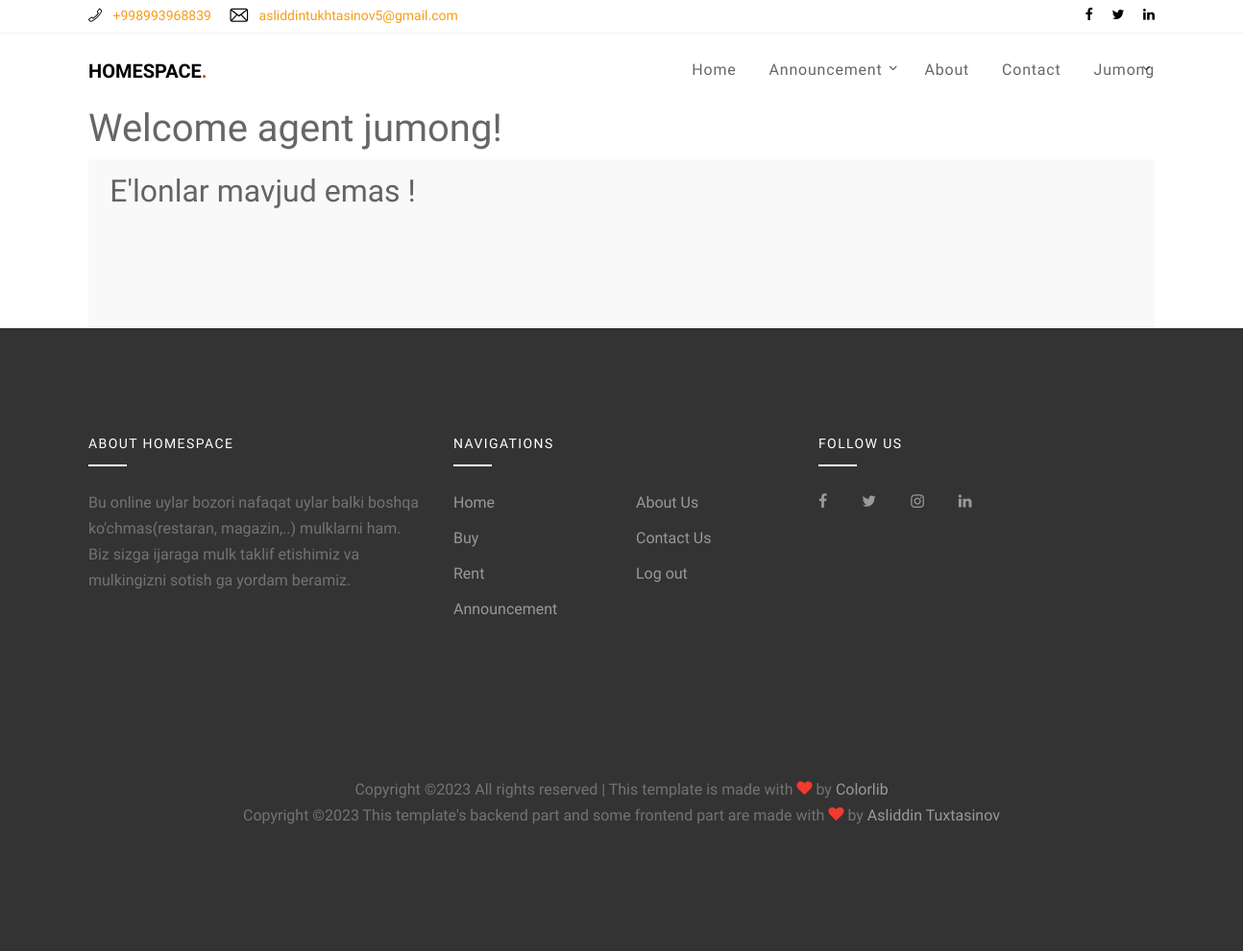
The page /user/announcment-to-be-published/ (signed in) on the database as committed earlier.
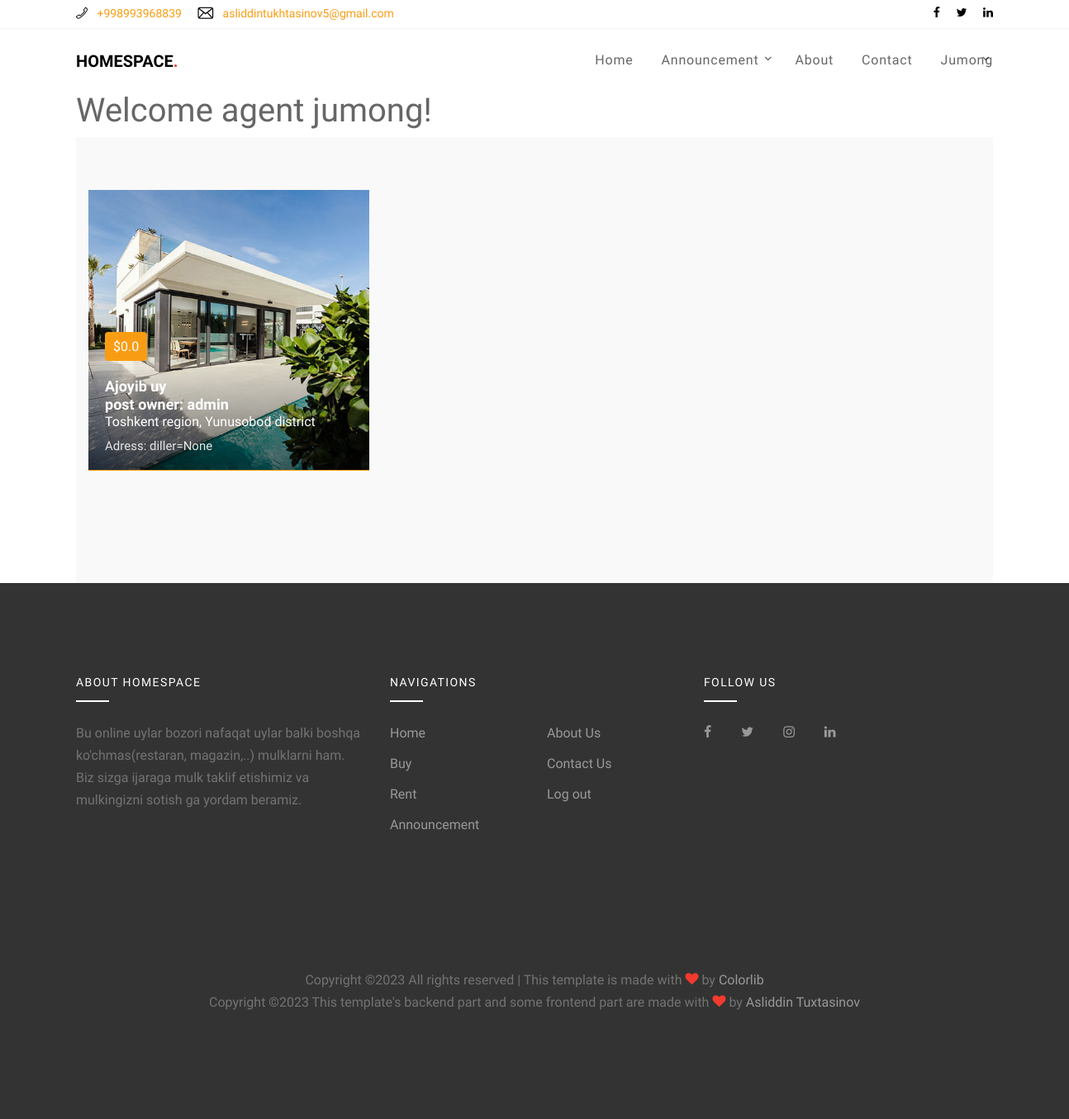
The same page on the database as committed later.
### authusers/models.py (models this page shows)
class CustomUser(AbstractUser):
    email = models.EmailField(
        'email address', unique=True,
        error_messages={
            'unique': "A user with that email already exists.",},)
    is_agent = models.BooleanField('agent',default=False,help_text=('is agent?'),)
    create_date = models.DateTimeField(auto_now_add=True)

### announcement/models.py (models this page shows, shortened)
class Posts(models.Model):
    resturant = 'resturant';
    market = 'market';
    float = 'float';
    yard = 'yard'
    type = [(resturant, 'resturant'), (market, 'market'), (float, 'float'), (yard, 'yard')]
    sale = 'buy';
    rent = 'rent'
    type_status = [(sale, 'Buy'), (rent, 'Rent')]
    title = models.CharField(max_length=255, unique=True)
    home_type = models.CharField(max_length=20, choices=type, default=type[2][0])
    type = models.CharField(max_length=20, choices=type_status, default=type_status[0][0])
    price = models.FloatField('price ($)', default=0, blank=True, validators=[MinValueValidator(0)])
    year_build = models.PositiveIntegerField(default=0, blank=True, validators=[MinValueValidator(0)])
    more_info = models.TextField('more info', default="more info ...")
    area = models.FloatField('area (m.kv)', default=1)
    picture = models.ImageField(
        upload_to=f"announcement/%Y/%m/%d/announcement")
    picture2 = models.ImageField(
        upload_to=f"announcement/%Y/%m/%d/announcement")
    picture3 = models.ImageField(
        upload_to=f"announcement/%Y/%m/%d/announcement")
    beds = models.PositiveIntegerField(
        'badroom', validators=[MinValueValidator(1), MaxValueValidator(5)], default=1)
    baths = models.PositiveIntegerField(
        'batheroom', validators=[MinValueValidator(1), MaxValueValidator(5)], default=1)
    garages = models.PositiveIntegerField(
        'garages', validators=[MinValueValidator(0), MaxValueValidator(5)], default=1)
    tel_num = models.CharField("telefon number:", max_length=40, default="+998")
    region = models.ForeignKey(Regions, on_delete=models.CASCADE)
    district = models.ForeignKey(Districts, on_delete=models.CASCADE)
    adress = models.CharField(max_length=255, null=True)
    diller = models.ForeignKey(Agents, on_delete=models.SET_NULL, null=True)
    created_at = models.DateTimeField(auto_now_add=True)
    slug = models.SlugField(max_length=255, db_index=True, blank=True)
    owner = models.ForeignKey(User, on_delete=models.CASCADE)
    is_publish = models.BooleanField(default=False)
    is_send_mail = models.BooleanField(default=False)
    def get_absolute_url(self):
        kwargs = {'slug': self.slug}
        return reverse('post-detail', kwargs=kwargs)
    class Meta:
        ordering = ['-created_at']
        verbose_name_plural = 'Posts'
        verbose_name = 'Post'

class Regions(models.Model):
    region = models.CharField(max_length=150, unique=True)
    def __str__(self):
        return self.region
    class Meta:
        verbose_name_plural = 'Regions'
        verbose_name = 'Region'

class Districts(models.Model):
    region = models.ForeignKey(Regions, on_delete=models.CASCADE)
    district = models.CharField(max_length=150)
    def __str__(self):
        return self.district
    class Meta:
        verbose_name_plural = 'Districts'
        verbose_name = 'District'

### authusers/views.py (the view)
# urls.py: path('announcment-to-be-published/', AnnouncmentToBePublishedView.as_view(), name='announcment_to_be_published'),
class AnnouncmentToBePublishedView(LoginRequiredMixin,ListView):
    model = Posts
    context_object_name = 'posts'
    template_name = 'profilePage/anouncment_for_admin.html'
    paginate_by = 4
    def get_queryset(self):
        client = self.request.user
        if client.is_authenticated:
            try:
                diller=Agents.objects.get(agent=client)
                queryset = self.model._default_manager.filter(diller=diller,is_publish=False)
            except:
                queryset = self.model._default_manager.none()
            return queryset
        return None

### templates/profilePage/anouncment_for_admin.html (shortened to what this page needs)
{% extends 'base.html' %}
{% load static %}
{% block content %}
<div class="container">
    {% if user.is_authenticated %}
        <div class="content-header">
            {% if user.is_agent %}
                <h1>Welcome agent {{user.username}}!</h1>
                <div class="site-section site-section-sm bg-light">
                    <div class="container">
                        {% include 'posts.html' %}
                    </div>
                </div>
            {% endif %}
        </div>
    {% else %}
        <h1>You are not login</h1>
    {% endif %}
</div>
{% endblock %}

### templates/base.html (shortened to what this page needs)
{% load static %}
{% load active_link_tags %}
{% url 'main:index' as index %}
<!DOCTYPE html>
<html lang="en">
  <head>
    <link rel="stylesheet" href="{% static 'fonts/icomoon/style.css' %}">
    <link rel="stylesheet" href="{% static 'css/bootstrap.min.css' %}">
    <link rel="stylesheet" href="{% static 'css/magnific-popup.css' %}">
    <link rel="stylesheet" href="{% static 'css/jquery-ui.css' %}">
    <link rel="stylesheet" href="{% static 'css/owl.carousel.min.css' %}">
    <link rel="stylesheet" href="{% static 'css/owl.theme.default.min.css' %}">
    <link rel="stylesheet" href="{% static 'css/bootstrap-datepicker.css' %}">
    <link rel="stylesheet" href="{% static 'css/mediaelementplayer.css' %}">
    <link rel="stylesheet" href="{% static 'css/animate.css' %}">
    <link rel="stylesheet" href="{% static 'fonts/flaticon/font/flaticon.css' %}">
    <link rel="stylesheet" href="{% static 'css/fl-bigmug-line.css' %}">
    <link rel="stylesheet" href="{% static 'css/aos.css' %}">
    <link rel="stylesheet" href="{% static 'css/style.css' %}">
  </head>
  <body>
  <div class="site-wrap">
    <div class="border-bottom bg-white top-bar">
      <div class="container">
        <div class="row align-items-center">
          <div class="col-6 col-md-6">
            <p class="mb-0">
              <a href="tel:+998993968839" class="mr-3"><span class="text-black fl-bigmug-line-phone351"></span> <span class="d-none d-md-inline-block ml-2">+998993968839</span></a>
              <a href="mailto:asliddintukhtasinov5@gmail.com"><span class="text-black fl-bigmug-line-email64"></span> <span class="d-none d-md-inline-block ml-2">asliddintukhtasinov5@gmail.com</span></a>
            </p>
          </div>
          <div class="col-6 col-md-6 text-right">
            <a href="https://t.me/Asliddindev" class="mr-3"><span class="text-black icon-facebook"></span></a>
            <a href="https://t.me/Asliddindev" class="mr-3"><span class="text-black icon-twitter"></span></a>
            <a href="https://t.me/Asliddindev" class="mr-0"><span class="text-black icon-linkedin"></span></a>
          </div>
        </div>
      </div>
    </div>
    <div class="site-navbar">
        <div class="container py-1">
          <div class="row align-items-center">
            <div class="col-8 col-md-8 col-lg-4">
              <h1 class=""><a href="\" class="h5 text-uppercase text-black"><strong>HomeSpace<span class="text-danger">.</span></strong></a></h1>
            </div>
            <div class="col-4 col-md-4 col-lg-8">
              <nav class="site-navigation text-right text-md-right" role="navigation">
                <ul class="site-menu js-clone-nav d-none d-lg-block">
                  <li class="{% if index == request.path %}active{% endif %}">
                    <a href="{% url 'main:index' %}">Home</a>
                  </li>
                  <li class="has-children {% active_link 'main:announcement' %}">
                    <a href="{% url 'main:announcement' %}">Announcement</a>
                  </li>
                  <li class="{% active_link 'main:about' %}"><a href="{% url 'main:about' %}">About</a></li>
                  <li class="{% active_link 'main:contact' %}"><a href="{% url 'main:contact' %}">Contact</a></li>
                  {% if user.is_authenticated %}
                    <li class="has-children {% active_link 'user_page' %}">
                      <a href="{% url 'user_page' %}">{{ user.username|title }}</a>
                    </li>
                  {% else %}
                    <li class="{% active_link 'login' %}"><a href="{% url 'login' %}">Log in</a></li>
                    <li class="{% active_link 'signup' %}"><a href="{% url 'signup' %}">Sign Up</a></li>
                  {% endif %}
                </ul>
              </nav>
            </div>
          </div>
        </div>
    </div>
  </div>
  {% block content %}
  {% endblock %}
    <footer class="site-footer">
      <div class="container">
        <div class="row">
          <div class="col-lg-4">
            <div class="mb-5">
              <h3 class="footer-heading mb-4">About HomeSpace</h3>
              <p>Bu online uylar bozori nafaqat uylar balki boshqa ko'chmas(restaran, magazin,..) mulklarni ham. Biz sizga ijaraga mulk taklif etishimiz va mulkingizni sotish ga yordam beramiz.</p>
            </div>
          </div>
          <div class="col-lg-4 mb-5 mb-lg-0">
            <div class="row mb-5">
              <div class="col-md-12">
                <h3 class="footer-heading mb-4">Navigations</h3>
              </div>
              <div class="col-md-6 col-lg-6">
                <ul class="list-unstyled">
                  <li><a href="\">Home</a></li>
                  <li><a href="{% url 'main:announcement' %}?type=buy">Buy</a></li>
                  <li><a href="{% url 'main:announcement' %}?type=rent">Rent</a></li>
                  <li><a href="{% url 'main:announcement' %}">Announcement</a></li>
                </ul>
              </div>
              <div class="col-md-6 col-lg-6">
                <ul class="list-unstyled">
                  <li><a href="{% url 'main:about' %}">About Us</a></li>
                  <li><a href="{% url 'main:contact' %}">Contact Us</a></li>
                    {% if user.is_authenticated %}
                      <li><a href="{% url 'logout' %}">Log out</a></li>
                    {% else %}
                      <li><a href="{% url 'signup' %}">Sign Up</a></li>
                      <li><a href="{% url 'login' %}">Log in</a></li>
                    {%endif%}
                </ul>
              </div>
            </div>
          </div>
          <div class="col-lg-4 mb-5 mb-lg-0">
            <h3 class="footer-heading mb-4">Follow Us</h3>
                <div>
                  <a href="https://t.me/Asliddindev" class="pl-0 pr-3"><span class="icon-facebook"></span></a>
                  <a href="https://t.me/Asliddindev" class="pl-3 pr-3"><span class="icon-twitter"></span></a>
                  <a href="https://t.me/Asliddindev" class="pl-3 pr-3"><span class="icon-instagram"></span></a>
                  <a href="https://t.me/Asliddindev" class="pl-3 pr-3"><span class="icon-linkedin"></span></a>
                </div>
          </div>
        </div>
        <div class="row pt-5 mt-5 text-center">
          <div class="col-md-12">
            <p>
            Copyright &copy;</script><script>document.write(new Date().getFullYear());</script> All rights reserved | This template is made with <i class="icon-heart text-danger" aria-hidden="true"></i> by <a href="https://colorlib.com" target="_blank" >Colorlib</a>
              <br>
            Copyright &copy;</script><script>document.write(new Date().getFullYear());</script> This template's backend part and some frontend part are made with <i class="icon-heart text-danger" aria-hidden="true"></i> by <a href="https://t.me/Asliddindev" target="_blank" >Asliddin Tuxtasinov</a>
            </p>
          </div>
        </div>
      </div>
    </footer>
  </body>
</html>

### templates/posts.html (shortened to what this page needs)
{% load static %}
<div class="row mb-5">
  {% if posts %}
    {% for post in posts %}
      <div class="col-md-6 col-lg-4 mb-4">
        <a href="{{ post.get_absolute_url }}" class="prop-entry d-block">
          <figure>
            <img src="{{post.picture.url}}" alt="{{post.title}}" class="img-fluid">
          </figure>
          <div class="prop-text">
            <div class="inner">
              <span class="price rounded">${{post.price}}</span>
              <h3 class="title">{{ post.title }}</h3>
              <h5 class="title">post owner: {{ post.owner }}</h5>
              <h6 style="color:white;">{{ post.region }} region, {{ post.district }} district</h6>
              <p class="location">Adress: {{post.adress}}</p>
            </div>
          </div>
        </a>
      </div>
    {% endfor %}
  {% else %}
    <h2 style="margin-left:2%; margin-top:-4.5%;">E'lonlar mavjud emas !</h2>
  {% endif %}
</div>

### templates/pagination.html (shortened to what this page needs)
{% load static %}

### static/css/fl-bigmug-line.css (style rules this page uses)
.fl-bigmug-line-ico, [class^="fl-bigmug-line-"]:before, [class*=" fl-bigmug-line-"]:before, [class^="fl-bigmug-line-"]:after, [class*=" fl-bigmug-line-"]:after { font-family: 'fl-bigmug-line'; font-size: inherit; font-weight: 400; font-style: normal; -webkit-font-smoothing: antialiased; -moz-osx-font-smoothing: grayscale; }
.fl-bigmug-line-email64:before { content: "\e03c"; }
.fl-bigmug-line-phone351:before { content: "\e085"; }

Rows that differ between the two databases and show on the page:
added Posts: picture (picture), price "0.0", title "Ajoyib uy", owner "admin", region "Toshkent", district "Yunusobod", adress "diller=None"
Other text that changed with them:
text no longer shown: "E'lonlar mavjud emas !"
